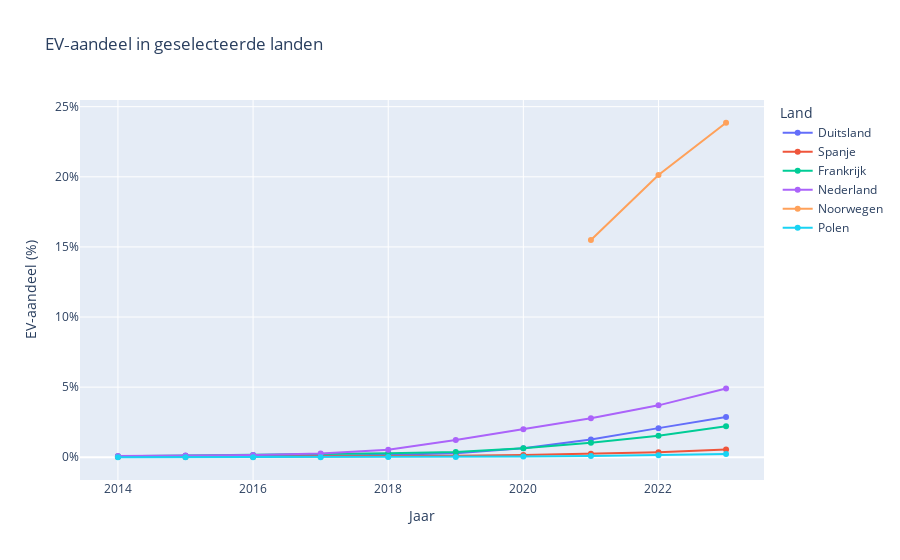

The notebook cell this image was saved under:
### Markdown cell above
## Visualisatie 1.1 – EV‑aandeel per land (2010‑2023)

### Code cell
fig_line = px.line(
    focus.replace({'geo': code2name}),
    x='year', y='evShare', color='geo',
    title='EV‑aandeel in geselecteerde landen',
    labels=dict(year='Jaar', evShare='EV‑aandeel (%)', geo='Land')
)
fig_line.update_traces(mode='lines+markers')
fig_line.update_yaxes(ticksuffix='%')
fig_line.show()

### Figure 1 — Plotly figure (JSON) as saved in the notebook; plotly's stock layout.template omitted (floating-point values rounded to 4 significant figures)
{"data": [{"hovertemplate": "Land=Duitsland<br>Jaar=%{x}<br>EV‑aandeel (%)=%{y}<extra></extra>", "legendgroup": "Duitsland", "line": {"color": "#636efa", "dash": "solid"}, "marker": {"symbol": "circle"}, "mode": "lines+markers", "name": "Duitsland", "orientation": "v", "showlegend": true, "type": "scatter", "x": [2014, 2015, 2016, 2017, 2018, 2019, 2020, 2021, 2022, 2023], "xaxis": "x", "y": [0.04279, 0.05769, 0.07428, 0.1159, 0.1766, 0.2863, 0.6406, 1.274, 2.077, 2.869], "yaxis": "y"}, {"hovertemplate": "Land=Spanje<br>Jaar=%{x}<br>EV‑aandeel (%)=%{y}<extra></extra>", "legendgroup": "Spanje", "line": {"color": "#EF553B", "dash": "solid"}, "marker": {"symbol": "circle"}, "mode": "lines+markers", "name": "Spanje", "orientation": "v", "showlegend": true, "type": "scatter", "x": [2014, 2015, 2016, 2017, 2018, 2019, 2020, 2021, 2022, 2023], "xaxis": "x", "y": [0.01286, 0.02345, 0.02516, 0.03923, 0.0627, 0.1014, 0.1659, 0.2513, 0.3594, 0.5612], "yaxis": "y"}, {"hovertemplate": "Land=Frankrijk<br>Jaar=%{x}<br>EV‑aandeel (%)=%{y}<extra></extra>", "legendgroup": "Frankrijk", "line": {"color": "#00cc96", "dash": "solid"}, "marker": {"symbol": "circle"}, "mode": "lines+markers", "name": "Frankrijk", "orientation": "v", "showlegend": true, "type": "scatter", "x": [2014, 2015, 2016, 2017, 2018, 2019, 2020, 2021, 2022, 2023], "xaxis": "x", "y": [0.07081, 0.1127, 0.1628, 0.2164, 0.2786, 0.3679, 0.6372, 1.039, 1.533, 2.212], "yaxis": "y"}, {"hovertemplate": "Land=Nederland<br>Jaar=%{x}<br>EV‑aandeel (%)=%{y}<extra></extra>", "legendgroup": "Nederland", "line": {"color": "#ab63fa", "dash": "solid"}, "marker": {"symbol": "circle"}, "mode": "lines+markers", "name": "Nederland", "orientation": "v", "showlegend": true, "type": "scatter", "x": [2014, 2015, 2016, 2017, 2018, 2019, 2020, 2021, 2022, 2023], "xaxis": "x", "y": [0.08554, 0.123, 0.1667, 0.2609, 0.528, 1.238, 2.001, 2.776, 3.702, 4.904], "yaxis": "y"}, {"hovertemplate": "Land=Noorwegen<br>Jaar=%{x}<br>EV‑aandeel (%)=%{y}<extra></extra>", "legendgroup": "Noorwegen", "line": {"color": "#FFA15A", "dash": "solid"}, "marker": {"symbol": "circle"}, "mode": "lines+markers", "name": "Noorwegen", "orientation": "v", "showlegend": true, "type": "scatter", "x": [2021, 2022, 2023], "xaxis": "x", "y": [15.5, 20.12, 23.85], "yaxis": "y"}, {"hovertemplate": "Land=Polen<br>Jaar=%{x}<br>EV‑aandeel (%)=%{y}<extra></extra>", "legendgroup": "Polen", "line": {"color": "#19d3f3", "dash": "solid"}, "marker": {"symbol": "circle"}, "mode": "lines+markers", "name": "Polen", "orientation": "v", "showlegend": true, "type": "scatter", "x": [2014, 2015, 2016, 2017, 2018, 2019, 2020, 2021, 2022, 2023], "xaxis": "x", "y": [0.0007649, 0.001216, 0.001859, 0.004651, 0.01516, 0.02529, 0.04656, 0.0849, 0.1437, 0.2356], "yaxis": "y"}], "layout": {"legend": {"title": {"text": "Land"}, "tracegroupgap": 0}, "title": {"text": "EV‑aandeel in geselecteerde landen"}, "xaxis": {"anchor": "y", "domain": [0, 1], "title": {"text": "Jaar"}}, "yaxis": {"anchor": "x", "domain": [0, 1], "ticksuffix": "%", "title": {"text": "EV‑aandeel (%)"}}}}
